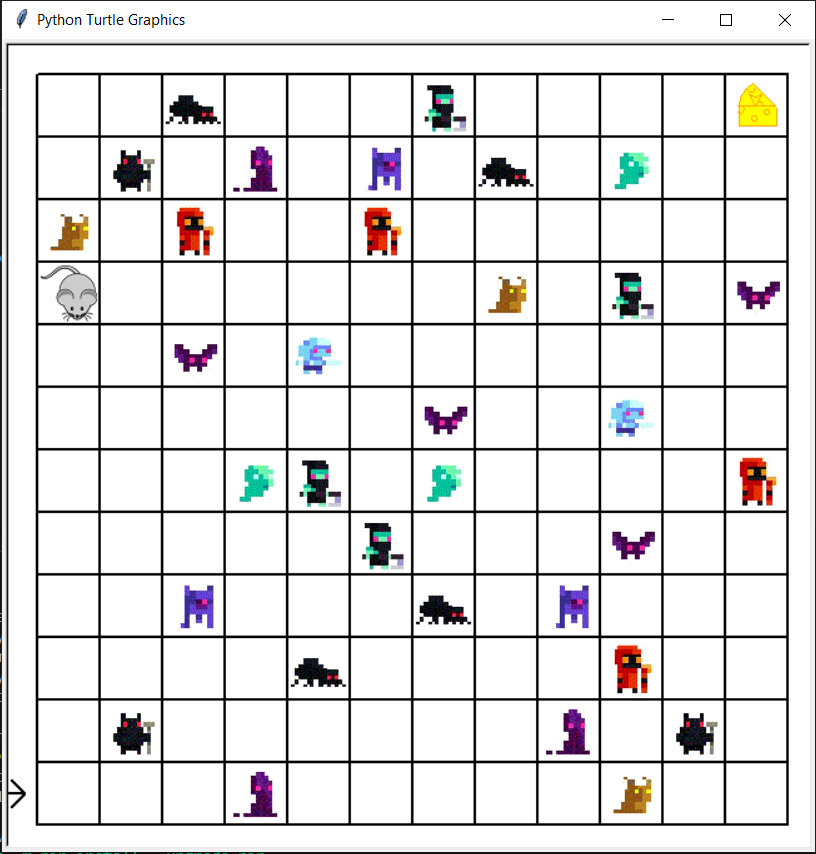

Here is the Python script that generated this plot:
#import turtle module
import turtle as trtl
wn = trtl.Screen()
wn.tracer(0,0)
#create turtle object
painter = trtl.Turtle()




#make background grid
painter.speed(1000)
painter.pensize(2)
painter.hideturtle()
painter.penup()
i=0
c=0
while (i < 13):
  painter.goto(-300,300-c)
  painter.pendown()
  painter.setheading(0)
  painter.forward(600)
  painter.penup()
  i=i+1
  c=c+50




a=0
b=0
while (a<13):
  painter.goto(-300+b,-300)
  painter.pendown()
  painter.setheading(90)
  painter.forward(600)
  painter.penup()
  a=a+1
  b=b+50




#start location
painter.goto(-350,-275)
painter.pendown()
painter.setheading(0)
painter.forward(40)
painter.setheading(225)
painter.forward(15)
painter.goto(-310,-275)
painter.setheading(135)
painter.forward(15)




wn = trtl.Screen()
enemy1 = "ene1.GIF"
wn.addshape(enemy1)
enemy2 = "ene2.GIF"
wn.addshape(enemy2)
enemy3 = "ene3.GIF"
wn.addshape(enemy3)
enemy4 = "ene4.GIF"
wn.addshape(enemy4)
enemy5 = "ene5.GIF"
wn.addshape(enemy5)
enemy6 = "ene6.GIF"
wn.addshape(enemy6)
enemy7 = "ene7.GIF"
wn.addshape(enemy7)
enemy8 = "ene8.GIF"
wn.addshape(enemy8)
enemy9 = "ene9.GIF"
wn.addshape(enemy9)
enemy10 = "ene10.GIF"
wn.addshape(enemy10)




enemies = []
enemies1 = []
enemies2 = []
enemy_shapes = [enemy1, enemy2, enemy3, enemy4, enemy5, enemy6, enemy7, enemy8, enemy9, enemy10]
for s in enemy_shapes:
  t = trtl.Turtle(shape=s)
  t.speed(8)
  enemies.append(t)
for s in enemy_shapes:
  t = trtl.Turtle(shape=s)
  t.speed(8)
  enemies1.append(t)
for s in enemy_shapes:
  t = trtl.Turtle(shape=s)
  t.speed(8)
  enemies2.append(t)




startx=-225
starty=-225
i=0
for t in enemies:
  t.penup()
  t.goto(startx, starty)
  if (i%2 == 0):
    startx = startx + 100
    starty = starty- 50
  else:
    starty = starty + 150
    startx = startx - 50
  i=i+1




stax=225
stay=-225
u=0
for t in enemies1:
  t.penup()
  t.goto(stax, stay)
  if (u%2 == 0):
    stax = stax - 100
  else:
    stay = stay + 100
  u=u+1




starx=-225
stary=225
e=0
for t in enemies2:
  t.penup()
  t.goto(starx, stary)
  if (e < 4):
    starx = starx + 100
  else:
    stary = stary - 100
  e=e+1




enemy4 = trtl.Turtle(shape=enemy4)
enemy4.penup()
enemy4.speed(8)
enemy4.goto(-175,275)
enemy6 = trtl.Turtle(shape=enemy6)
enemy6.penup()
enemy6.speed(8)
enemy6.goto(25,275)
enemy8 = trtl.Turtle(shape=enemy8)
enemy8.penup()
enemy8.speed(8)
enemy8.goto(275,125)
enemy9 = trtl.Turtle(shape=enemy9)
enemy9.penup()
enemy9.speed(8)
enemy9.goto(275,-25)




#cheese
cheese = trtl.Turtle()
def makecheese():
    global cheese
    cheese.penup()
    cheese.pencolor("orange")
    cheese.fillcolor("yellow")
    cheese.goto(260,275)
    cheese.setheading(0)
    cheese.pendown()
    cheese.begin_fill()
    cheese.forward(30)
    cheese.setheading(135)
    cheese.forward(25)
    cheese.setheading(200)
    cheese.circle(18, 75)
    cheese.setheading(270)
    cheese.forward(15)
    cheese.setheading(0)
    cheese.forward(30)
    cheese.setheading(90)
    cheese.forward(15)
    cheese.end_fill()
    cheese.penup()
    cheese.goto(285,270)
    cheese.pendown()
    cheese.circle(2)
    cheese.penup()
    cheese.goto(275,265)
    cheese.pendown()
    cheese.circle(2)
    cheese.penup()
    cheese.goto(260,270)
    cheese.pendown()
    cheese.setheading(320)
    cheese.circle(3, 270)
    cheese.penup()
    cheese.goto(267,288)
    cheese.pendown()
    cheese.setheading(280)
    cheese.circle(3, 210)
    cheese.penup()
    cheese.goto(280,275)
    cheese.pendown()
    cheese.setheading(90)
    cheese.circle(3, 180)
   
makecheese()




def uncheese():
   global cheese
   for i in range(40):
      cheese.undo()










#setting up mouse
mouse_image = "Mouse.gif"
wn.addshape(mouse_image)
mouse = trtl.Turtle(shape=mouse_image)


mouse.color("black")
mouse.pencolor("black")
mouse.penup()
mouse.setheading(90)
mouse.goto(-325, -275)
mouse.speed(1)
mouse.color('black')  
mouse.speed(0)  
mouse.width(1)  
 
#initializing move variable
move = 0
mouse.right(90)
for move in range(3800):
    #cosntant speed for the mouse
    mouse.forward(0.5)
  #if statements to say when to turn
    if (move == 300):
        mouse.left(90)
    if (move == 500):
        mouse.left(90)
    if (move == 700):
       mouse.right(90)
    if (move == 1100):
       mouse.right(90)
    if (move == 1600):
         mouse.left(90)
    if (move == 1700):
       mouse.right(90)
    if (move == 1800):
       mouse.left(90)
    if (move == 2000):
       mouse.right(90)  
    if (move == 2200):
       mouse.right(90)
    if (move == 2600):
       mouse.left(90)
    if (move == 2800):
       mouse.left(90)
    if (move == 3200):
       mouse.right(90)
    if (move == 3300):
       mouse.left(90)
    if (move == 3500):
       mouse.left(90)
       uncheese()
    if (move == 3700):
       mouse.left(90)
    if (move == 3800):
       #used to hide turtle after reaching monster
       mouse.hideturtle()
   
    wn.update()




if (move == 3500):
  painter.pencolor("black")
  painter.penup()
  painter.fillcolor("white")
  painter.goto(250,250)
  painter.begin_fill()
  painter.setheading(0)
  painter.forward(50)
  painter.setheading(90)
  painter.forward(50)
  painter.setheading(180)
  painter.forward(50)
  painter.setheading(270)
  painter.forward(50)
  painter.end_fill()


#create screen object and make it persist


wn.mainloop()
